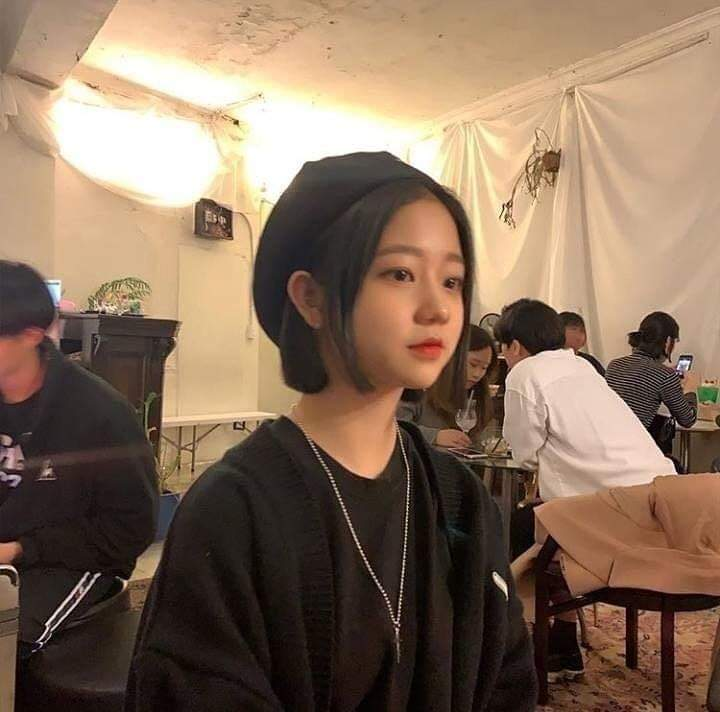
#> input picture xla/photos/cute.jpg, 720 x 712 px
$ python mask.py
#> lines starting #> are read from the running program, lines starting #| are printed output that depends on the picture; after the words box and inside, x2 and y2 are one past the last pixel; in counts of white or black regions, pixels touching at a corner belong together
import cv2
import numpy as np


img = cv2.imread('photos/cute.jpg')
#> img is the input picture: shape (712, 720, 3); mean B, G, R 91.8, 111.4, 135.3
cv2.imshow('Original', img)

print(img.shape[:2])
#| (712, 720)
blank = np.zeros(img.shape[:2], dtype='uint8')

rec = cv2.rectangle(blank.copy(), (260, 130), (500, 395), 255, -1)
cv2.imshow('Rectangle', rec)
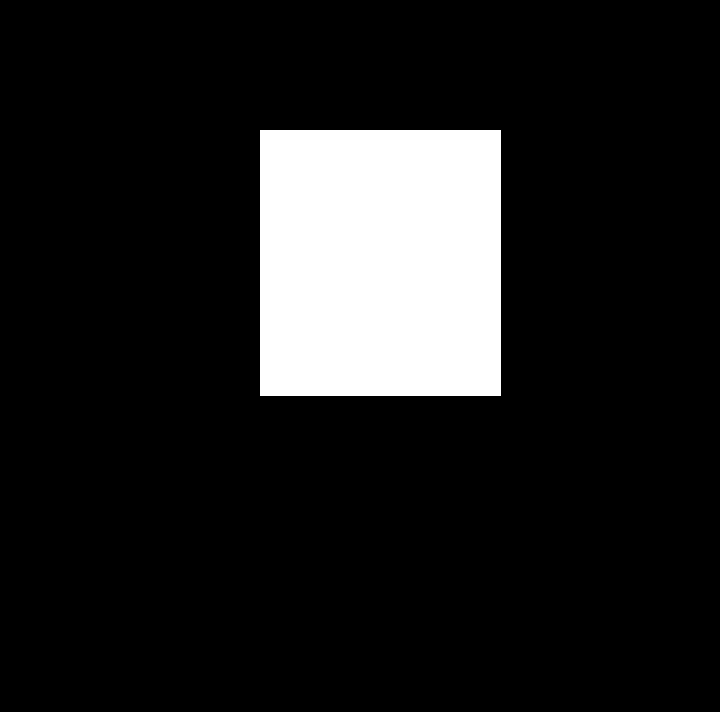
#> window 'Rectangle': shape (712, 720); 12.5% white; 1 white region, box (x1, y1, x2, y2) and area: (260, 130, 501, 396) 64106

circle = cv2.circle(blank.copy(), (380,265), 130, 255, -1)
cv2.imshow('Circle', circle)
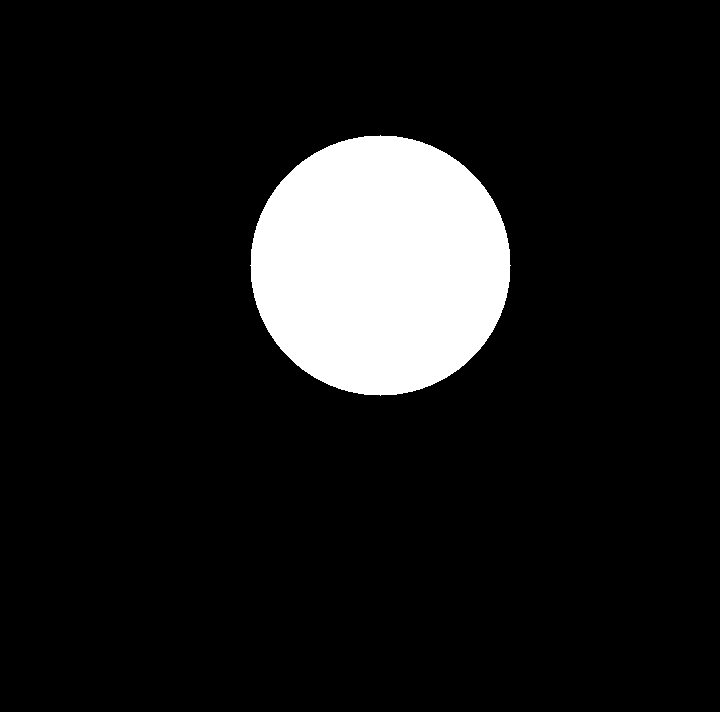
#> window 'Circle': shape (712, 720); 10.4% white; 1 white region, box (x1, y1, x2, y2) and area: (250, 135, 511, 396) 53077

masking_rec = cv2.bitwise_and(img, img, mask=rec)
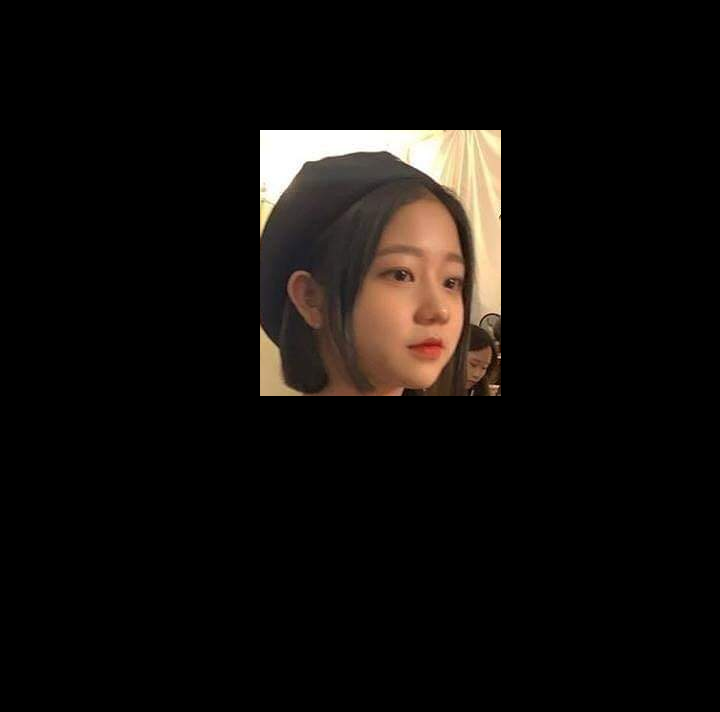
#> masking_rec: shape (712, 720, 3); mean B, G, R 11.4, 13.8, 17
cv2.imshow('Masking Rectangle', masking_rec)

masking_cir = cv2.bitwise_and(img, img, mask= circle)
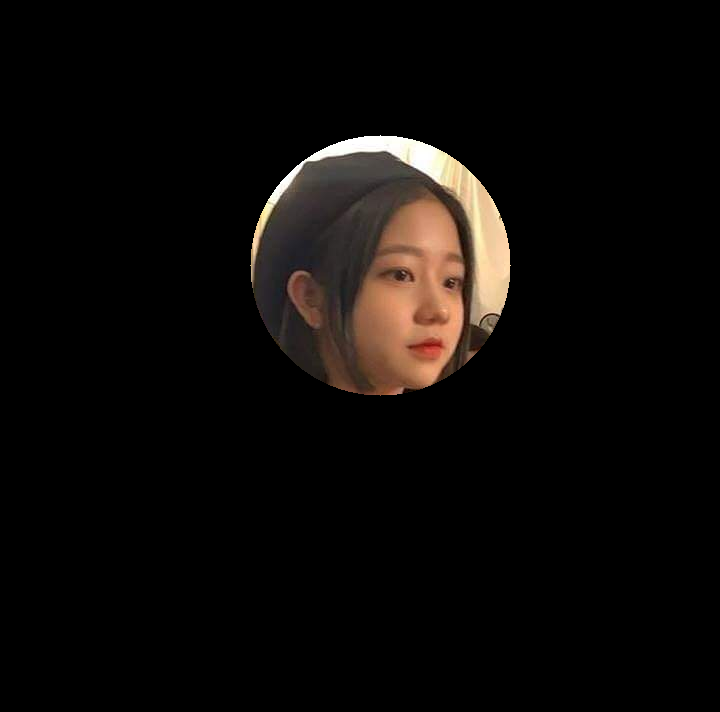
#> masking_cir: shape (712, 720, 3); mean B, G, R 8.3, 10.2, 13
cv2.imshow('Masking Circle', masking_cir)

cv2.waitKey(0)

$ run again, with xla/photos/anime_girl.jpg copied over xla/photos/cute.jpg
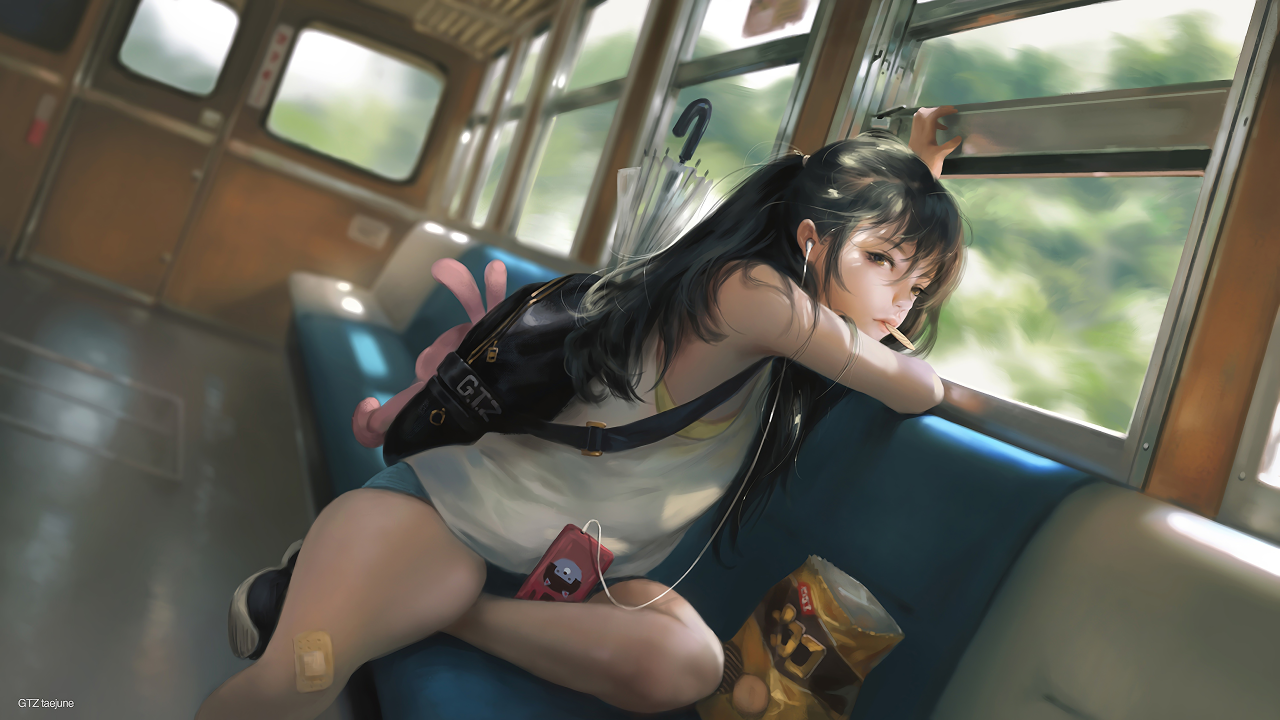
#> input picture xla/photos/anime_girl.jpg, 3840 x 2160 px (shown at 1/3 size)
#> img is the input picture: shape (2160, 3840, 3); mean B, G, R 88.4, 100.4, 102
#| (2160, 3840)
#> `cv2.imshow('Rectangle', rec)`:
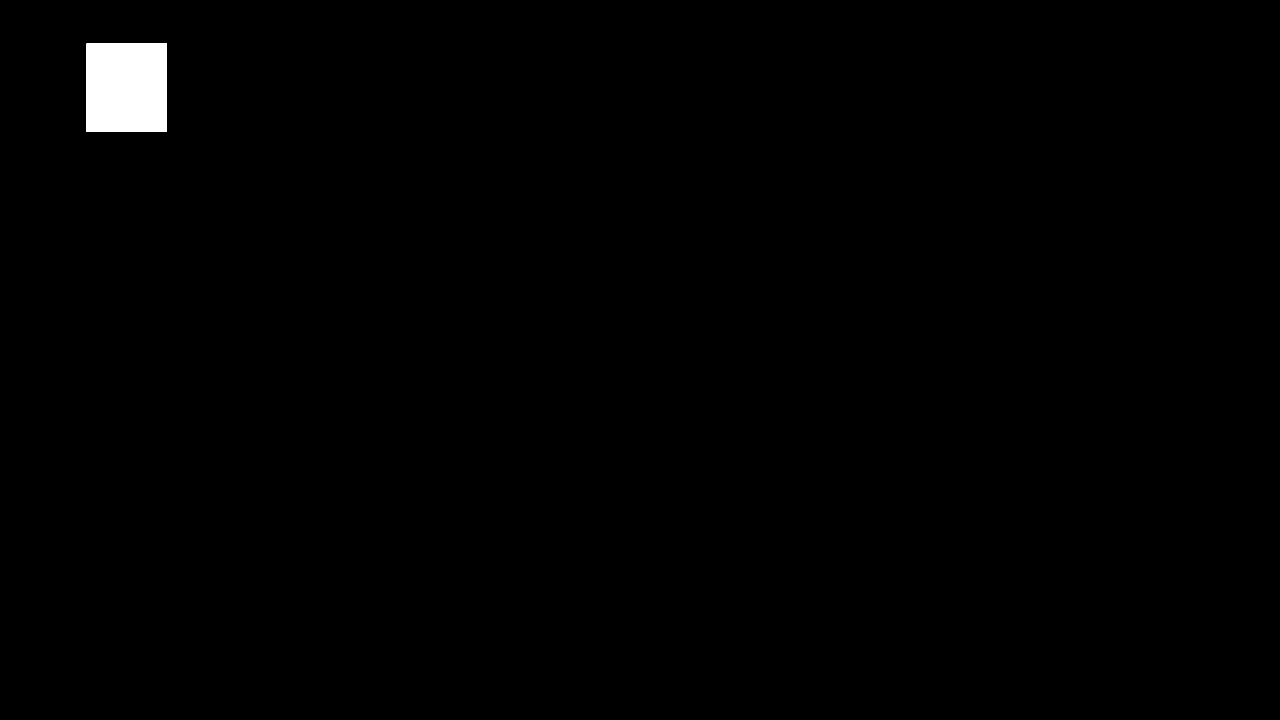
#> window 'Rectangle': shape (2160, 3840) (shown at 1/3 size); 0.77% white; 1 white region, box (x1, y1, x2, y2) and area: (260, 130, 501, 396) 64106
#> `cv2.imshow('Circle', circle)`:
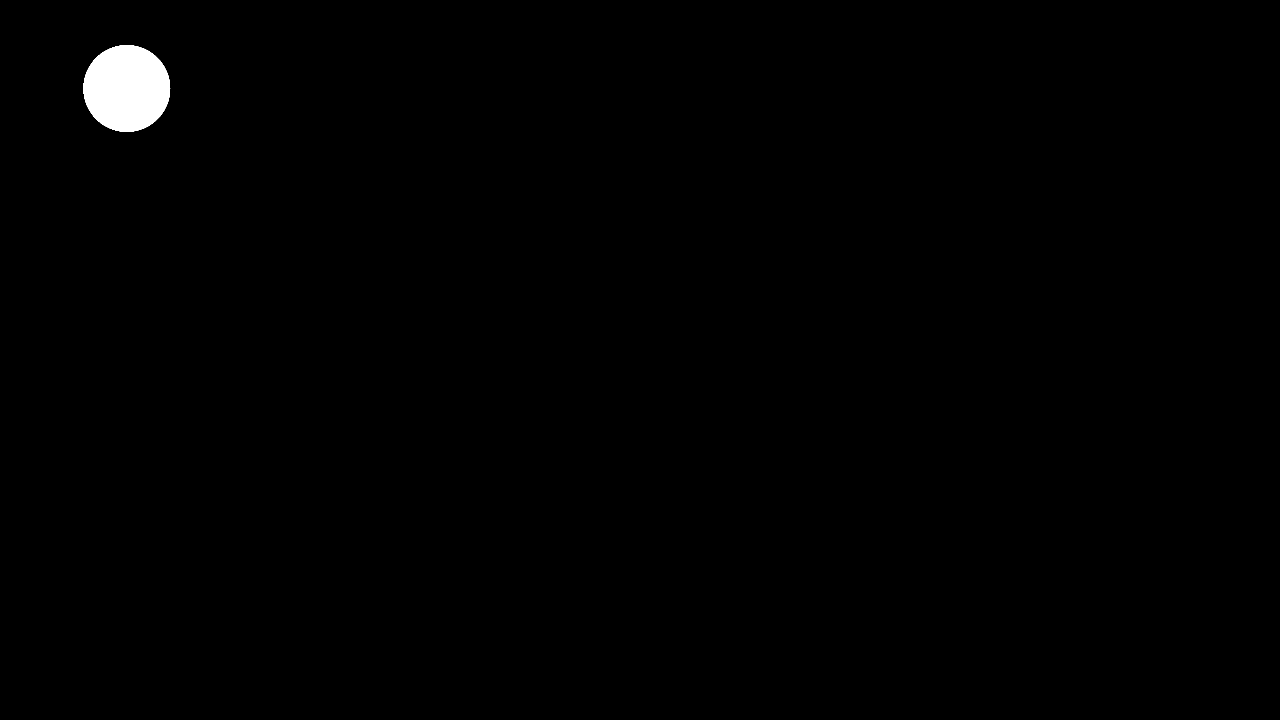
#> window 'Circle': shape (2160, 3840) (shown at 1/3 size); 0.64% white; 1 white region, box (x1, y1, x2, y2) and area: (250, 135, 511, 396) 53077

$ run again, with xla/photos/dong.jpg copied over xla/photos/cute.jpg
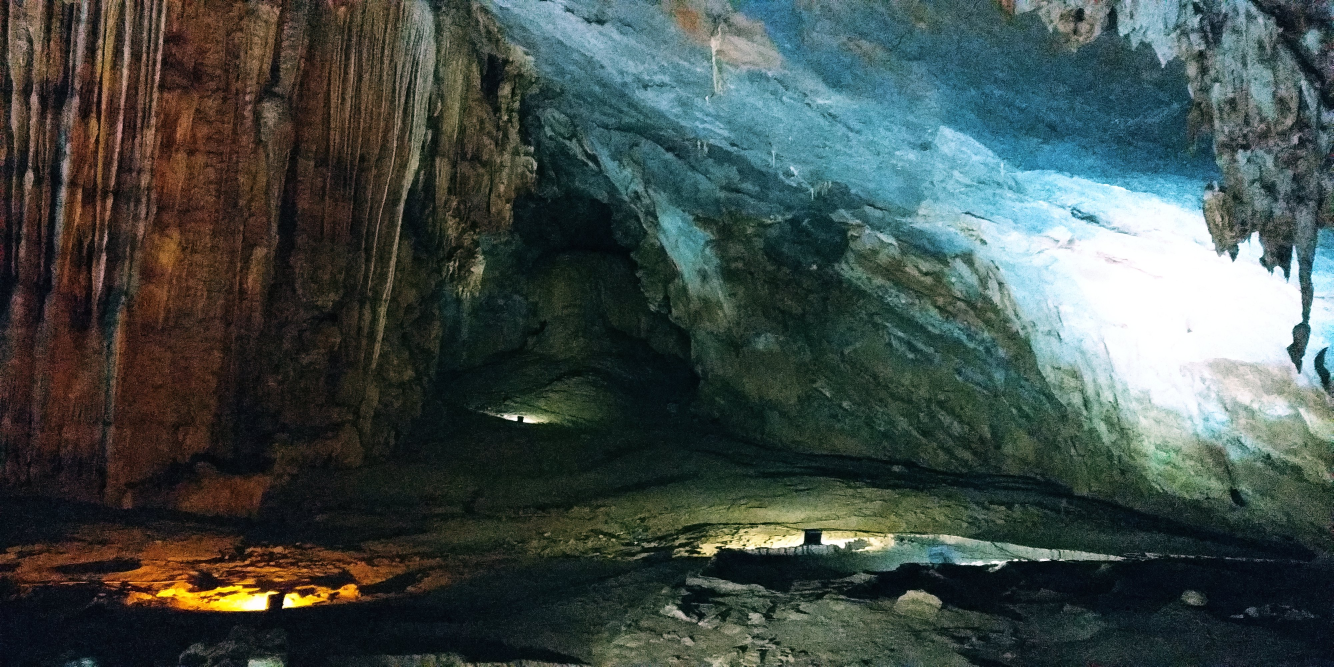
#> input picture xla/photos/dong.jpg, 4000 x 2000 px (shown at 1/3 size)
#> img is the input picture: shape (2000, 4000, 3); mean B, G, R 72.5, 76.3, 65.1
#| (2000, 4000)
#> `cv2.imshow('Rectangle', rec)`:
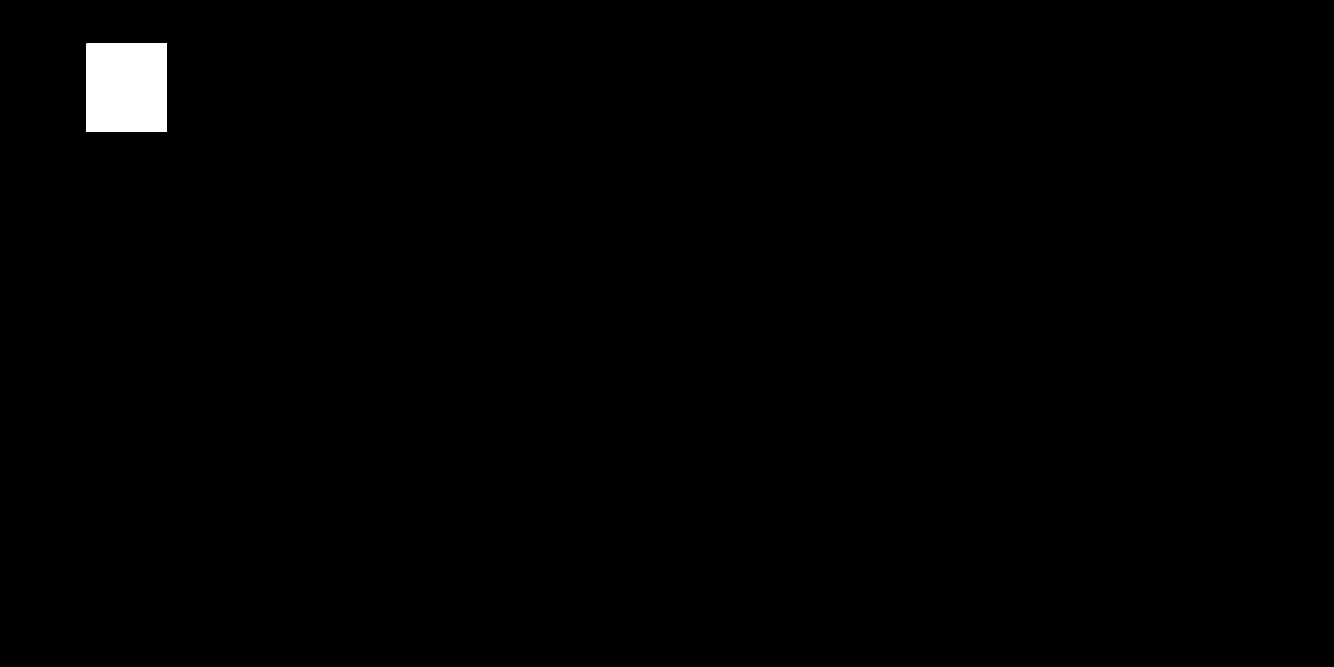
#> window 'Rectangle': shape (2000, 4000) (shown at 1/3 size); 0.8% white; 1 white region, box (x1, y1, x2, y2) and area: (260, 130, 501, 396) 64106
#> `cv2.imshow('Circle', circle)`:
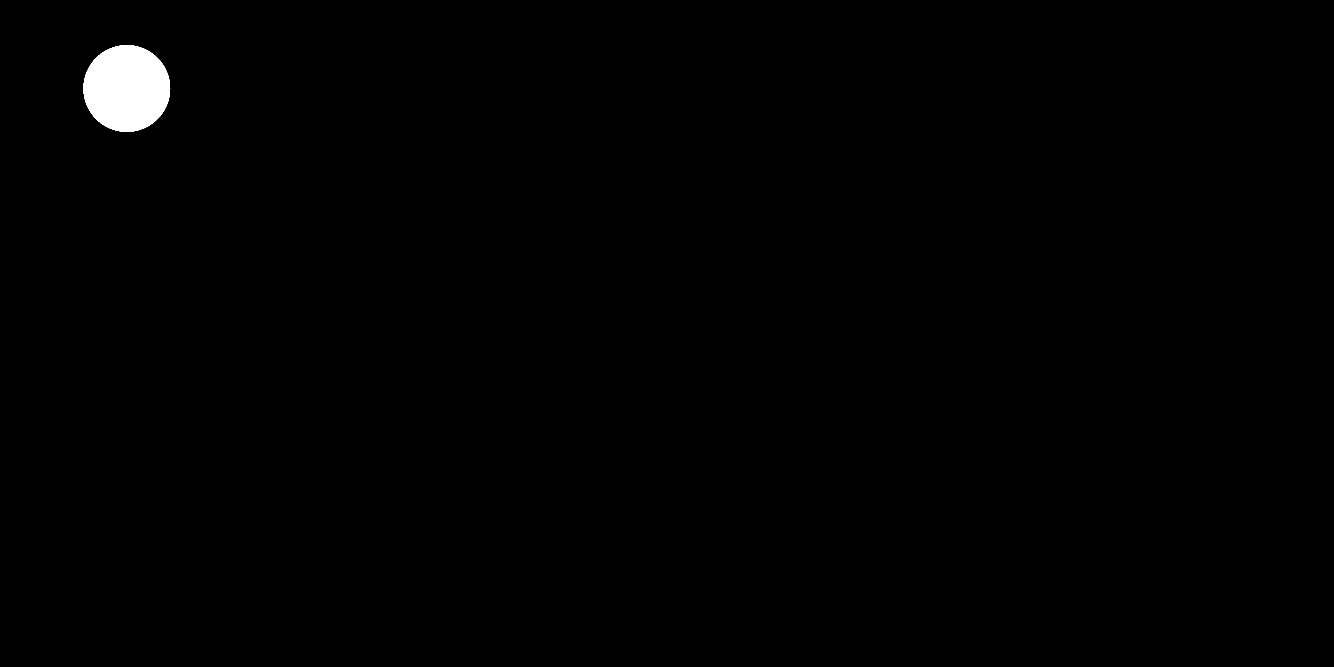
#> window 'Circle': shape (2000, 4000) (shown at 1/3 size); 0.66% white; 1 white region, box (x1, y1, x2, y2) and area: (250, 135, 511, 396) 53077
